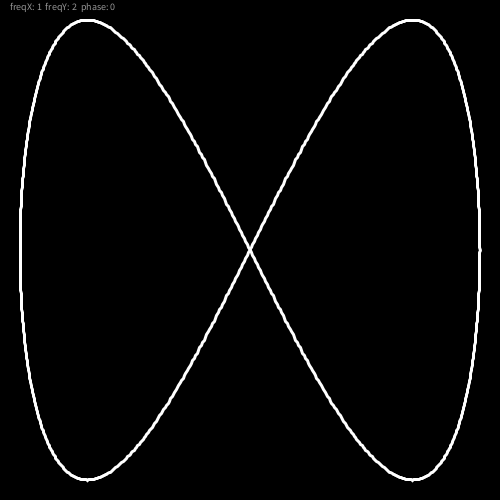
Frame 1 (no input)
Frame 60 (the mouse pressed at the canvas centre just before this capture): identical to frame 1, image omitted
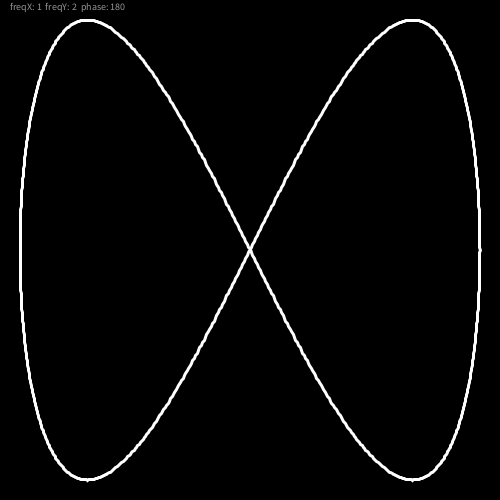
Frame 120 (the mouse held since frame 60 and released just before this capture)

The Processing sketch that drew these frames (run headless with seeded random() and noise(); from frame 60 on, the mouse is pressed at the canvas centre):

// Processing sketch: processing_116296
// ── processing_116296.pde

float x, y, _x, _y, angle;

int freqX = 1;
int freqY = 2;
float phase = 90;
String s;
int margin = 20;


void setup() {
  size(500, 500);
  smooth();
  textSize(10);
  strokeWeight(3);
}

void draw() {
  // effacer chaque trace avant le suivant
  noStroke();
  fill(0);
  rect(0, 0, width, height);

  // courbe
  phase = map(mouseX, 0, width, 0, 360);
  stroke(255);
  beginShape();
  for (float pas = 0; pas < width; pas += 0.5)
  {
    angle = map(pas, 0, width, -PI, PI);
    x = sin(angle * freqX + radians(phase));
    y = sin(angle * freqY);
    _x = map(x, -1, 1, margin, width - margin);
    _y = map(y, -1, 1, margin, height - margin);
    vertex(_x, _y);
  }
  endShape();


  // infos
  s = "freqX: " + freqX + "  freqY: " + freqY + "  phase: " + int(phase);
  fill(150);
  text(s, 10, 10);
}

void keyPressed() {
  if (key == '2')
    freqX++;
  if (key == '1')
    freqX--;
  freqX = max(freqX, 1); // pas de freq < 1

  if (key == '5')
    freqY++;
  if (key == '4')
    freqY--;
  freqY = max(freqY, 1); // pas de freq < 1
}
